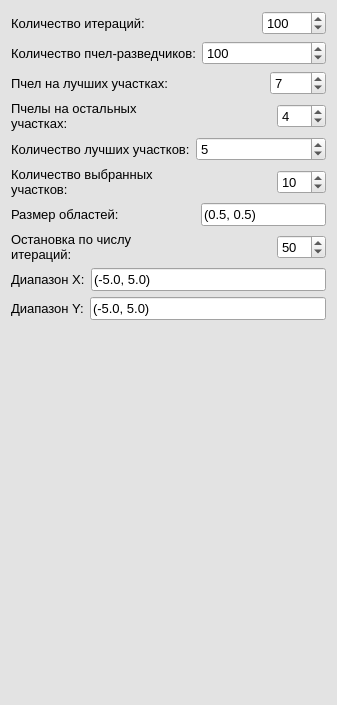
<?xml version="1.0" encoding="UTF-8"?>
<ui version="4.0">
 <class>Form</class>
 <widget class="QWidget" name="Form">
  <property name="geometry">
   <rect>
    <x>0</x>
    <y>0</y>
    <width>337</width>
    <height>705</height>
   </rect>
  </property>
  <property name="palette">
   <palette>
    <active>
     <colorrole role="WindowText">
      <brush brushstyle="SolidPattern">
       <color alpha="255">
        <red>0</red>
        <green>0</green>
        <blue>0</blue>
       </color>
      </brush>
     </colorrole>
     <colorrole role="Button">
      <brush brushstyle="SolidPattern">
       <color alpha="255">
        <red>227</red>
        <green>227</green>
        <blue>227</blue>
       </color>
      </brush>
     </colorrole>
     <colorrole role="Light">
      <brush brushstyle="SolidPattern">
       <color alpha="255">
        <red>255</red>
        <green>255</green>
        <blue>255</blue>
       </color>
      </brush>
     </colorrole>
     <colorrole role="Midlight">
      <brush brushstyle="SolidPattern">
       <color alpha="255">
        <red>241</red>
        <green>241</green>
        <blue>241</blue>
       </color>
      </brush>
     </colorrole>
     <colorrole role="Dark">
      <brush brushstyle="SolidPattern">
       <color alpha="255">
        <red>113</red>
        <green>113</green>
        <blue>113</blue>
       </color>
      </brush>
     </colorrole>
     <colorrole role="Mid">
      <brush brushstyle="SolidPattern">
       <color alpha="255">
        <red>151</red>
        <green>151</green>
        <blue>151</blue>
       </color>
      </brush>
     </colorrole>
     <colorrole role="Text">
      <brush brushstyle="SolidPattern">
       <color alpha="255">
        <red>0</red>
        <green>0</green>
        <blue>0</blue>
       </color>
      </brush>
     </colorrole>
     <colorrole role="BrightText">
      <brush brushstyle="SolidPattern">
       <color alpha="255">
        <red>255</red>
        <green>255</green>
        <blue>255</blue>
       </color>
      </brush>
     </colorrole>
     <colorrole role="ButtonText">
      <brush brushstyle="SolidPattern">
       <color alpha="255">
        <red>0</red>
        <green>0</green>
        <blue>0</blue>
       </color>
      </brush>
     </colorrole>
     <colorrole role="Base">
      <brush brushstyle="SolidPattern">
       <color alpha="255">
        <red>255</red>
        <green>255</green>
        <blue>255</blue>
       </color>
      </brush>
     </colorrole>
     <colorrole role="Window">
      <brush brushstyle="SolidPattern">
       <color alpha="255">
        <red>227</red>
        <green>227</green>
        <blue>227</blue>
       </color>
      </brush>
     </colorrole>
     <colorrole role="Shadow">
      <brush brushstyle="SolidPattern">
       <color alpha="255">
        <red>0</red>
        <green>0</green>
        <blue>0</blue>
       </color>
      </brush>
     </colorrole>
     <colorrole role="AlternateBase">
      <brush brushstyle="SolidPattern">
       <color alpha="255">
        <red>241</red>
        <green>241</green>
        <blue>241</blue>
       </color>
      </brush>
     </colorrole>
     <colorrole role="ToolTipBase">
      <brush brushstyle="SolidPattern">
       <color alpha="255">
        <red>255</red>
        <green>255</green>
        <blue>220</blue>
       </color>
      </brush>
     </colorrole>
     <colorrole role="ToolTipText">
      <brush brushstyle="SolidPattern">
       <color alpha="255">
        <red>0</red>
        <green>0</green>
        <blue>0</blue>
       </color>
      </brush>
     </colorrole>
     <colorrole role="PlaceholderText">
      <brush brushstyle="SolidPattern">
       <color alpha="128">
        <red>0</red>
        <green>0</green>
        <blue>0</blue>
       </color>
      </brush>
     </colorrole>
    </active>
    <inactive>
     <colorrole role="WindowText">
      <brush brushstyle="SolidPattern">
       <color alpha="255">
        <red>0</red>
        <green>0</green>
        <blue>0</blue>
       </color>
      </brush>
     </colorrole>
     <colorrole role="Button">
      <brush brushstyle="SolidPattern">
       <color alpha="255">
        <red>227</red>
        <green>227</green>
        <blue>227</blue>
       </color>
      </brush>
     </colorrole>
     <colorrole role="Light">
      <brush brushstyle="SolidPattern">
       <color alpha="255">
        <red>255</red>
        <green>255</green>
        <blue>255</blue>
       </color>
      </brush>
     </colorrole>
     <colorrole role="Midlight">
      <brush brushstyle="SolidPattern">
       <color alpha="255">
        <red>241</red>
        <green>241</green>
        <blue>241</blue>
       </color>
      </brush>
     </colorrole>
     <colorrole role="Dark">
      <brush brushstyle="SolidPattern">
       <color alpha="255">
        <red>113</red>
        <green>113</green>
        <blue>113</blue>
       </color>
      </brush>
     </colorrole>
     <colorrole role="Mid">
      <brush brushstyle="SolidPattern">
       <color alpha="255">
        <red>151</red>
        <green>151</green>
        <blue>151</blue>
       </color>
      </brush>
     </colorrole>
     <colorrole role="Text">
      <brush brushstyle="SolidPattern">
       <color alpha="255">
        <red>0</red>
        <green>0</green>
        <blue>0</blue>
       </color>
      </brush>
     </colorrole>
     <colorrole role="BrightText">
      <brush brushstyle="SolidPattern">
       <color alpha="255">
        <red>255</red>
        <green>255</green>
        <blue>255</blue>
       </color>
      </brush>
     </colorrole>
     <colorrole role="ButtonText">
      <brush brushstyle="SolidPattern">
       <color alpha="255">
        <red>0</red>
        <green>0</green>
        <blue>0</blue>
       </color>
      </brush>
     </colorrole>
     <colorrole role="Base">
      <brush brushstyle="SolidPattern">
       <color alpha="255">
        <red>255</red>
        <green>255</green>
        <blue>255</blue>
       </color>
      </brush>
     </colorrole>
     <colorrole role="Window">
      <brush brushstyle="SolidPattern">
       <color alpha="255">
        <red>227</red>
        <green>227</green>
        <blue>227</blue>
       </color>
      </brush>
     </colorrole>
     <colorrole role="Shadow">
      <brush brushstyle="SolidPattern">
       <color alpha="255">
        <red>0</red>
        <green>0</green>
        <blue>0</blue>
       </color>
      </brush>
     </colorrole>
     <colorrole role="AlternateBase">
      <brush brushstyle="SolidPattern">
       <color alpha="255">
        <red>241</red>
        <green>241</green>
        <blue>241</blue>
       </color>
      </brush>
     </colorrole>
     <colorrole role="ToolTipBase">
      <brush brushstyle="SolidPattern">
       <color alpha="255">
        <red>255</red>
        <green>255</green>
        <blue>220</blue>
       </color>
      </brush>
     </colorrole>
     <colorrole role="ToolTipText">
      <brush brushstyle="SolidPattern">
       <color alpha="255">
        <red>0</red>
        <green>0</green>
        <blue>0</blue>
       </color>
      </brush>
     </colorrole>
     <colorrole role="PlaceholderText">
      <brush brushstyle="SolidPattern">
       <color alpha="128">
        <red>0</red>
        <green>0</green>
        <blue>0</blue>
       </color>
      </brush>
     </colorrole>
    </inactive>
    <disabled>
     <colorrole role="WindowText">
      <brush brushstyle="SolidPattern">
       <color alpha="255">
        <red>113</red>
        <green>113</green>
        <blue>113</blue>
       </color>
      </brush>
     </colorrole>
     <colorrole role="Button">
      <brush brushstyle="SolidPattern">
       <color alpha="255">
        <red>227</red>
        <green>227</green>
        <blue>227</blue>
       </color>
      </brush>
     </colorrole>
     <colorrole role="Light">
      <brush brushstyle="SolidPattern">
       <color alpha="255">
        <red>255</red>
        <green>255</green>
        <blue>255</blue>
       </color>
      </brush>
     </colorrole>
     <colorrole role="Midlight">
      <brush brushstyle="SolidPattern">
       <color alpha="255">
        <red>241</red>
        <green>241</green>
        <blue>241</blue>
       </color>
      </brush>
     </colorrole>
     <colorrole role="Dark">
      <brush brushstyle="SolidPattern">
       <color alpha="255">
        <red>113</red>
        <green>113</green>
        <blue>113</blue>
       </color>
      </brush>
     </colorrole>
     <colorrole role="Mid">
      <brush brushstyle="SolidPattern">
       <color alpha="255">
        <red>151</red>
        <green>151</green>
        <blue>151</blue>
       </color>
      </brush>
     </colorrole>
     <colorrole role="Text">
      <brush brushstyle="SolidPattern">
       <color alpha="255">
        <red>113</red>
        <green>113</green>
        <blue>113</blue>
       </color>
      </brush>
     </colorrole>
     <colorrole role="BrightText">
      <brush brushstyle="SolidPattern">
       <color alpha="255">
        <red>255</red>
        <green>255</green>
        <blue>255</blue>
       </color>
      </brush>
     </colorrole>
     <colorrole role="ButtonText">
      <brush brushstyle="SolidPattern">
       <color alpha="255">
        <red>113</red>
        <green>113</green>
        <blue>113</blue>
       </color>
      </brush>
     </colorrole>
     <colorrole role="Base">
      <brush brushstyle="SolidPattern">
       <color alpha="255">
        <red>227</red>
        <green>227</green>
        <blue>227</blue>
       </color>
      </brush>
     </colorrole>
     <colorrole role="Window">
      <brush brushstyle="SolidPattern">
       <color alpha="255">
        <red>227</red>
        <green>227</green>
        <blue>227</blue>
       </color>
      </brush>
     </colorrole>
     <colorrole role="Shadow">
      <brush brushstyle="SolidPattern">
       <color alpha="255">
        <red>0</red>
        <green>0</green>
        <blue>0</blue>
       </color>
      </brush>
     </colorrole>
     <colorrole role="AlternateBase">
      <brush brushstyle="SolidPattern">
       <color alpha="255">
        <red>227</red>
        <green>227</green>
        <blue>227</blue>
       </color>
      </brush>
     </colorrole>
     <colorrole role="ToolTipBase">
      <brush brushstyle="SolidPattern">
       <color alpha="255">
        <red>255</red>
        <green>255</green>
        <blue>220</blue>
       </color>
      </brush>
     </colorrole>
     <colorrole role="ToolTipText">
      <brush brushstyle="SolidPattern">
       <color alpha="255">
        <red>0</red>
        <green>0</green>
        <blue>0</blue>
       </color>
      </brush>
     </colorrole>
     <colorrole role="PlaceholderText">
      <brush brushstyle="SolidPattern">
       <color alpha="128">
        <red>0</red>
        <green>0</green>
        <blue>0</blue>
       </color>
      </brush>
     </colorrole>
    </disabled>
   </palette>
  </property>
  <property name="windowTitle">
   <string>Form</string>
  </property>
  <layout class="QVBoxLayout" name="verticalLayout">
   <item>
    <layout class="QHBoxLayout" name="horizontalLayout_10">
     <item>
      <widget class="QLabel" name="label_2">
       <property name="font">
        <font>
         <pointsize>10</pointsize>
        </font>
       </property>
       <property name="text">
        <string>Количество итераций:</string>
       </property>
      </widget>
     </item>
     <item>
      <spacer name="horizontalSpacer">
       <property name="orientation">
        <enum>Qt::Horizontal</enum>
       </property>
       <property name="sizeHint" stdset="0">
        <size>
         <width>40</width>
         <height>20</height>
        </size>
       </property>
      </spacer>
     </item>
     <item>
      <widget class="QSpinBox" name="iteration_count">
       <property name="font">
        <font>
         <pointsize>10</pointsize>
        </font>
       </property>
       <property name="minimum">
        <number>1</number>
       </property>
       <property name="maximum">
        <number>10000</number>
       </property>
       <property name="singleStep">
        <number>10</number>
       </property>
       <property name="value">
        <number>100</number>
       </property>
      </widget>
     </item>
    </layout>
   </item>
   <item>
    <layout class="QHBoxLayout" name="horizontalLayout_4">
     <item>
      <widget class="QLabel" name="label">
       <property name="font">
        <font>
         <pointsize>10</pointsize>
        </font>
       </property>
       <property name="text">
        <string>Количество пчел-разведчиков:</string>
       </property>
      </widget>
     </item>
     <item>
      <widget class="QSpinBox" name="scout_bee_count">
       <property name="font">
        <font>
         <pointsize>10</pointsize>
        </font>
       </property>
       <property name="maximum">
        <number>10000</number>
       </property>
       <property name="singleStep">
        <number>5</number>
       </property>
       <property name="value">
        <number>100</number>
       </property>
      </widget>
     </item>
    </layout>
   </item>
   <item>
    <layout class="QHBoxLayout" name="horizontalLayout_5">
     <item>
      <widget class="QLabel" name="label_5">
       <property name="font">
        <font>
         <pointsize>10</pointsize>
        </font>
       </property>
       <property name="text">
        <string>Пчел на лучших участках:</string>
       </property>
      </widget>
     </item>
     <item>
      <spacer name="horizontalSpacer_3">
       <property name="orientation">
        <enum>Qt::Horizontal</enum>
       </property>
       <property name="sizeHint" stdset="0">
        <size>
         <width>40</width>
         <height>20</height>
        </size>
       </property>
      </spacer>
     </item>
     <item>
      <widget class="QSpinBox" name="best_bee_count">
       <property name="font">
        <font>
         <pointsize>10</pointsize>
        </font>
       </property>
       <property name="minimum">
        <number>1</number>
       </property>
       <property name="maximum">
        <number>1000</number>
       </property>
       <property name="value">
        <number>7</number>
       </property>
      </widget>
     </item>
    </layout>
   </item>
   <item>
    <layout class="QHBoxLayout" name="horizontalLayout">
     <item>
      <widget class="QLabel" name="label_4">
       <property name="font">
        <font>
         <pointsize>10</pointsize>
        </font>
       </property>
       <property name="text">
        <string>Пчелы на остальных участках:</string>
       </property>
       <property name="wordWrap">
        <bool>true</bool>
       </property>
      </widget>
     </item>
     <item>
      <spacer name="horizontalSpacer_2">
       <property name="orientation">
        <enum>Qt::Horizontal</enum>
       </property>
       <property name="sizeHint" stdset="0">
        <size>
         <width>40</width>
         <height>20</height>
        </size>
       </property>
      </spacer>
     </item>
     <item>
      <widget class="QSpinBox" name="selected_bee_count">
       <property name="font">
        <font>
         <pointsize>10</pointsize>
        </font>
       </property>
       <property name="maximum">
        <number>100</number>
       </property>
       <property name="value">
        <number>4</number>
       </property>
      </widget>
     </item>
    </layout>
   </item>
   <item>
    <layout class="QHBoxLayout" name="horizontalLayout_7">
     <item>
      <widget class="QLabel" name="label_7">
       <property name="font">
        <font>
         <pointsize>10</pointsize>
        </font>
       </property>
       <property name="text">
        <string>Количество лучших участков:</string>
       </property>
      </widget>
     </item>
     <item>
      <widget class="QSpinBox" name="best_area_count">
       <property name="font">
        <font>
         <pointsize>10</pointsize>
        </font>
       </property>
       <property name="maximum">
        <number>100</number>
       </property>
       <property name="value">
        <number>5</number>
       </property>
      </widget>
     </item>
    </layout>
   </item>
   <item>
    <layout class="QHBoxLayout" name="horizontalLayout_6">
     <item>
      <widget class="QLabel" name="label_6">
       <property name="font">
        <font>
         <pointsize>10</pointsize>
        </font>
       </property>
       <property name="text">
        <string>Количество выбранных участков:</string>
       </property>
       <property name="wordWrap">
        <bool>true</bool>
       </property>
      </widget>
     </item>
     <item>
      <spacer name="horizontalSpacer_5">
       <property name="orientation">
        <enum>Qt::Horizontal</enum>
       </property>
       <property name="sizeHint" stdset="0">
        <size>
         <width>40</width>
         <height>20</height>
        </size>
       </property>
      </spacer>
     </item>
     <item>
      <widget class="QSpinBox" name="selected_area_count">
       <property name="font">
        <font>
         <pointsize>10</pointsize>
        </font>
       </property>
       <property name="maximum">
        <number>100</number>
       </property>
       <property name="value">
        <number>10</number>
       </property>
      </widget>
     </item>
    </layout>
   </item>
   <item>
    <layout class="QHBoxLayout" name="horizontalLayout_2">
     <item>
      <widget class="QLabel" name="label_3">
       <property name="font">
        <font>
         <pointsize>10</pointsize>
        </font>
       </property>
       <property name="text">
        <string>Размер областей:</string>
       </property>
       <property name="wordWrap">
        <bool>true</bool>
       </property>
      </widget>
     </item>
     <item>
      <spacer name="horizontalSpacer_6">
       <property name="orientation">
        <enum>Qt::Horizontal</enum>
       </property>
       <property name="sizeHint" stdset="0">
        <size>
         <width>40</width>
         <height>20</height>
        </size>
       </property>
      </spacer>
     </item>
     <item>
      <widget class="QLineEdit" name="range_list">
       <property name="font">
        <font>
         <pointsize>10</pointsize>
        </font>
       </property>
       <property name="text">
        <string>(0.5, 0.5)</string>
       </property>
       <property name="placeholderText">
        <string>(0.5, 0.5)</string>
       </property>
      </widget>
     </item>
    </layout>
   </item>
   <item>
    <layout class="QHBoxLayout" name="horizontalLayout_11">
     <item>
      <widget class="QLabel" name="label_8">
       <property name="font">
        <font>
         <pointsize>10</pointsize>
        </font>
       </property>
       <property name="text">
        <string>Остановка по числу итераций:</string>
       </property>
       <property name="wordWrap">
        <bool>true</bool>
       </property>
      </widget>
     </item>
     <item>
      <spacer name="horizontalSpacer_4">
       <property name="orientation">
        <enum>Qt::Horizontal</enum>
       </property>
       <property name="sizeHint" stdset="0">
        <size>
         <width>40</width>
         <height>20</height>
        </size>
       </property>
      </spacer>
     </item>
     <item>
      <widget class="QSpinBox" name="no_changes_iterations_count">
       <property name="font">
        <font>
         <pointsize>10</pointsize>
        </font>
       </property>
       <property name="maximum">
        <number>100</number>
       </property>
       <property name="value">
        <number>50</number>
       </property>
      </widget>
     </item>
    </layout>
   </item>
   <item>
    <layout class="QHBoxLayout" name="horizontalLayout_8">
     <item>
      <widget class="QLabel" name="label_9">
       <property name="font">
        <font>
         <pointsize>10</pointsize>
        </font>
       </property>
       <property name="text">
        <string>Диапазон X:</string>
       </property>
      </widget>
     </item>
     <item>
      <widget class="QLineEdit" name="x_range">
       <property name="font">
        <font>
         <pointsize>10</pointsize>
        </font>
       </property>
       <property name="text">
        <string>(-5.0, 5.0)</string>
       </property>
       <property name="placeholderText">
        <string>(5.0, 5.0)</string>
       </property>
      </widget>
     </item>
    </layout>
   </item>
   <item>
    <layout class="QHBoxLayout" name="horizontalLayout_9">
     <item>
      <widget class="QLabel" name="label_10">
       <property name="font">
        <font>
         <pointsize>10</pointsize>
        </font>
       </property>
       <property name="text">
        <string>Диапазон Y:</string>
       </property>
      </widget>
     </item>
     <item>
      <widget class="QLineEdit" name="y_range">
       <property name="font">
        <font>
         <pointsize>10</pointsize>
        </font>
       </property>
       <property name="text">
        <string>(-5.0, 5.0)</string>
       </property>
       <property name="placeholderText">
        <string>(5.0, 5.0)</string>
       </property>
      </widget>
     </item>
    </layout>
   </item>
   <item>
    <spacer name="verticalSpacer">
     <property name="orientation">
      <enum>Qt::Vertical</enum>
     </property>
     <property name="sizeHint" stdset="0">
      <size>
       <width>20</width>
       <height>40</height>
      </size>
     </property>
    </spacer>
   </item>
  </layout>
 </widget>
 <resources/>
 <connections/>
</ui>
